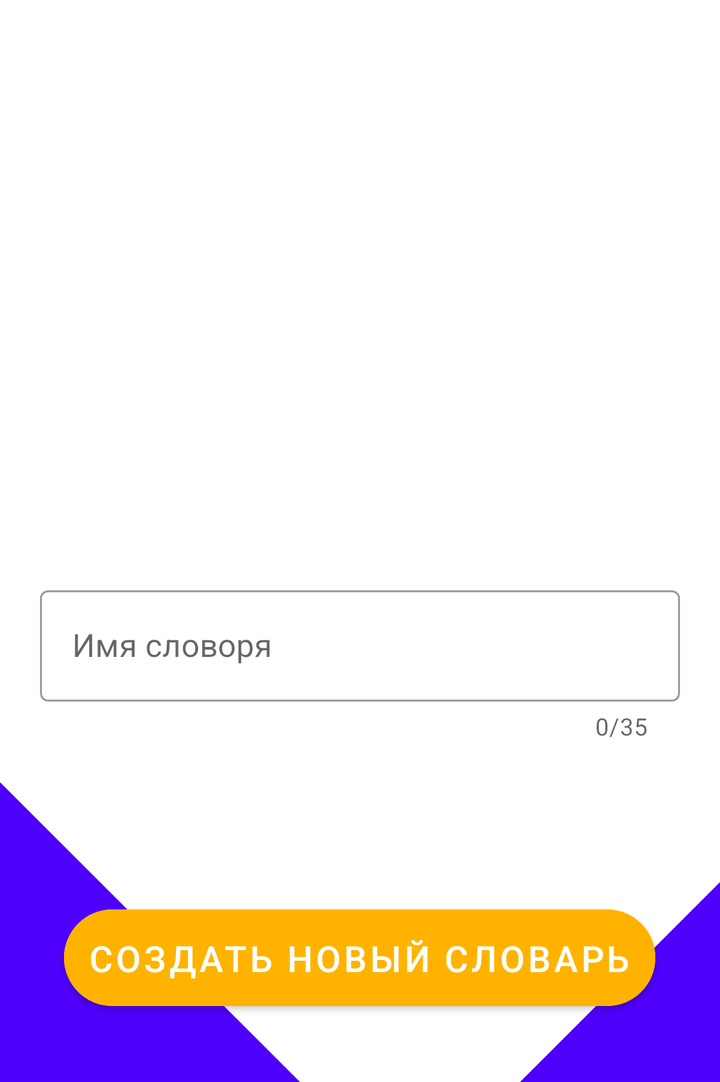
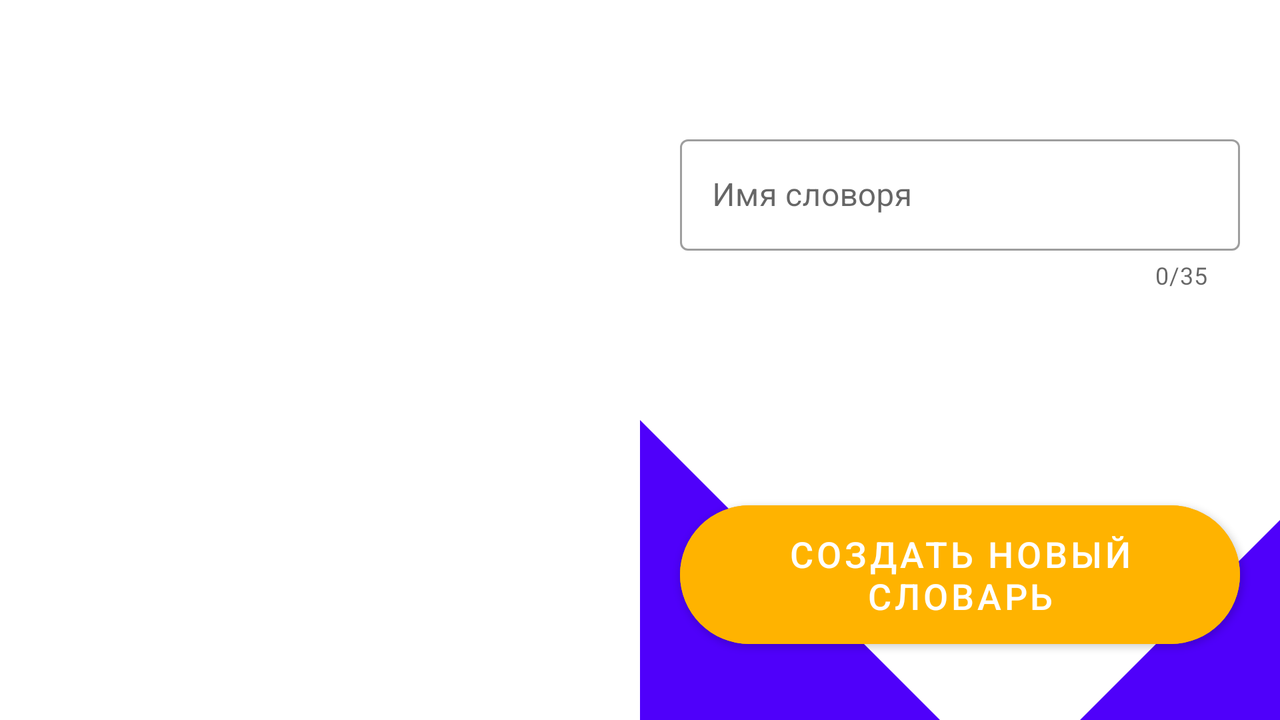

Compare how this app lays out the same screen by default and in its alternative resource folder. The renders come first, then the two layout files and the values they reference.
<!-- AndroidManifest.xml: application theme Theme.MyWords -->
<!-- res/layout/bottom_sheet_add_or_edit_dictionary.xml -->
<?xml version="1.0" encoding="utf-8"?>
<LinearLayout xmlns:android="http://schemas.android.com/apk/res/android"
    xmlns:app="http://schemas.android.com/apk/res-auto"
    xmlns:tools="http://schemas.android.com/tools"
    android:layout_width="match_parent"
    android:layout_height="wrap_content"
    android:orientation="vertical">


    <LinearLayout
        android:id="@+id/linearLayout2"
        android:layout_width="match_parent"
        android:layout_height="wrap_content"
        android:orientation="vertical">


        <ImageView
            android:id="@+id/new_image_new_dictionary"
            android:layout_width="match_parent"
            android:layout_height="250dp"
            android:layout_marginHorizontal="20dp"
            android:layout_marginTop="20dp"
            app:srcCompat="@drawable/ic_photo_standard" />

        <com.google.android.material.textfield.TextInputLayout
            style="@style/Widget.MaterialComponents.TextInputLayout.OutlinedBox"
            android:layout_width="match_parent"
            android:layout_height="wrap_content"
            android:layout_margin="20dp"
            android:hint="@string/name_dictionary"
            app:counterEnabled="true"
            app:counterMaxLength="35"
            app:startIconDrawable="@drawable/ic_edit">

            <com.google.android.material.textfield.TextInputEditText
                android:id="@+id/new_name_new_dictionary"
                android:layout_width="match_parent"
                android:layout_height="wrap_content"
                android:inputType="text"
                android:maxLength="35" />
        </com.google.android.material.textfield.TextInputLayout>

    </LinearLayout>

    <FrameLayout
        android:layout_width="match_parent"
        android:layout_height="wrap_content">

        <ImageView
            android:layout_width="100dp"
            android:layout_height="100dp"
            android:layout_gravity="bottom|end"
            android:rotationX="180"
            android:rotationY="-180"
            app:srcCompat="@drawable/ic_triangle" />

        <ImageView
            android:layout_width="150dp"
            android:layout_height="150dp"
            android:layout_gravity="bottom"
            android:rotationX="180"
            app:srcCompat="@drawable/ic_triangle" />

        <Button
            android:id="@+id/b_add_new_dictionary"
            android:layout_width="wrap_content"
            android:layout_height="wrap_content"
            android:layout_gravity="bottom|center_horizontal"
            android:layout_marginHorizontal="20dp"
            android:layout_marginBottom="32dp"
            android:backgroundTint="@color/orange"
            android:padding="12dp"
            android:text="@string/create_new_dictionary"
            android:textSize="18sp"
            app:cornerRadius="50dp" />
    </FrameLayout>


</LinearLayout>
<!-- resources referenced by this layout -->
<resources>
  <color name="orange">#FFB300</color>
  <!-- drawable ic_triangle (drawable) -->
  <?xml version="1.0" encoding="utf-8"?>
  <vector xmlns:android="http://schemas.android.com/apk/res/android"
      android:width="24dp"
      android:height="24dp"
      android:viewportWidth="24.0"
      android:viewportHeight="24.0">
      <path
          android:pathData="M0,0 L24,0 L0,24 z"
          android:fillColor="@color/purple_700"/>
  </vector>
  <string name="create_new_dictionary">Создать новый словарь</string>
  <string name="name_dictionary">Имя словоря</string>
  <style name="Theme.MyWords" parent="Theme.MaterialComponents.Light.NoActionBar">
          <item name="colorPrimary">@color/purple_500</item>
  
          <item name="colorPrimaryDark">@color/purple_700</item>
  
          <item name="colorAccent">@color/teal_700</item>
  
      </style>
  <color name="purple_700">#4F00FA</color>
  <color name="purple_500">#4848FF</color>
  <color name="teal_700">#FF018786</color>
</resources>
<!-- res/layout-land/bottom_sheet_add_or_edit_dictionary.xml (the repository's variant of the layout above) -->
<!-- drawn on the phone turned sideways -->
<?xml version="1.0" encoding="utf-8"?>
<LinearLayout xmlns:android="http://schemas.android.com/apk/res/android"
    xmlns:app="http://schemas.android.com/apk/res-auto"
    xmlns:tools="http://schemas.android.com/tools"
    android:layout_width="match_parent"
    android:layout_height="match_parent">


    <ImageView
        android:id="@+id/new_image_new_dictionary"
        android:layout_width="match_parent"
        android:layout_height="match_parent"
        android:layout_margin="20dp"
        android:layout_weight="1"
        app:srcCompat="@drawable/ic_photo_standard" />

    <LinearLayout
        android:id="@+id/linearLayout2"
        android:layout_width="match_parent"
        android:layout_height="match_parent"
        android:layout_weight="1"
        android:orientation="vertical">


        <com.google.android.material.textfield.TextInputLayout
            style="@style/Widget.MaterialComponents.TextInputLayout.OutlinedBox"
            android:layout_width="match_parent"
            android:layout_height="wrap_content"
            android:layout_margin="20dp"
            android:layout_weight="1"
            android:gravity="bottom"
            android:hint="@string/name_dictionary"
            app:counterEnabled="true"
            app:counterMaxLength="35"
            app:startIconDrawable="@drawable/ic_edit">

            <com.google.android.material.textfield.TextInputEditText
                android:id="@+id/new_name_new_dictionary"
                android:layout_width="match_parent"
                android:layout_height="wrap_content"
                android:inputType="text"
                android:maxLength="35" />
        </com.google.android.material.textfield.TextInputLayout>

        <FrameLayout
            android:layout_width="match_parent"
            android:layout_height="wrap_content"
            android:layout_gravity="bottom"
            android:layout_weight="1">

            <ImageView
                android:layout_width="100dp"
                android:layout_height="100dp"
                android:layout_gravity="bottom|end"
                android:rotationX="180"
                android:rotationY="-180"
                app:srcCompat="@drawable/ic_triangle" />

            <ImageView
                android:layout_width="150dp"
                android:layout_height="150dp"
                android:layout_gravity="bottom"
                android:rotationX="180"
                app:srcCompat="@drawable/ic_triangle" />

            <Button
                android:id="@+id/b_add_new_dictionary"
                android:layout_width="wrap_content"
                android:layout_height="wrap_content"
                android:layout_gravity="bottom|center_horizontal"
                android:layout_marginHorizontal="20dp"
                android:layout_marginBottom="32dp"
                android:backgroundTint="@color/orange"
                android:padding="12dp"
                android:text="@string/create_new_dictionary"
                android:textSize="18sp"
                app:cornerRadius="50dp" />
        </FrameLayout>

    </LinearLayout>


</LinearLayout>
